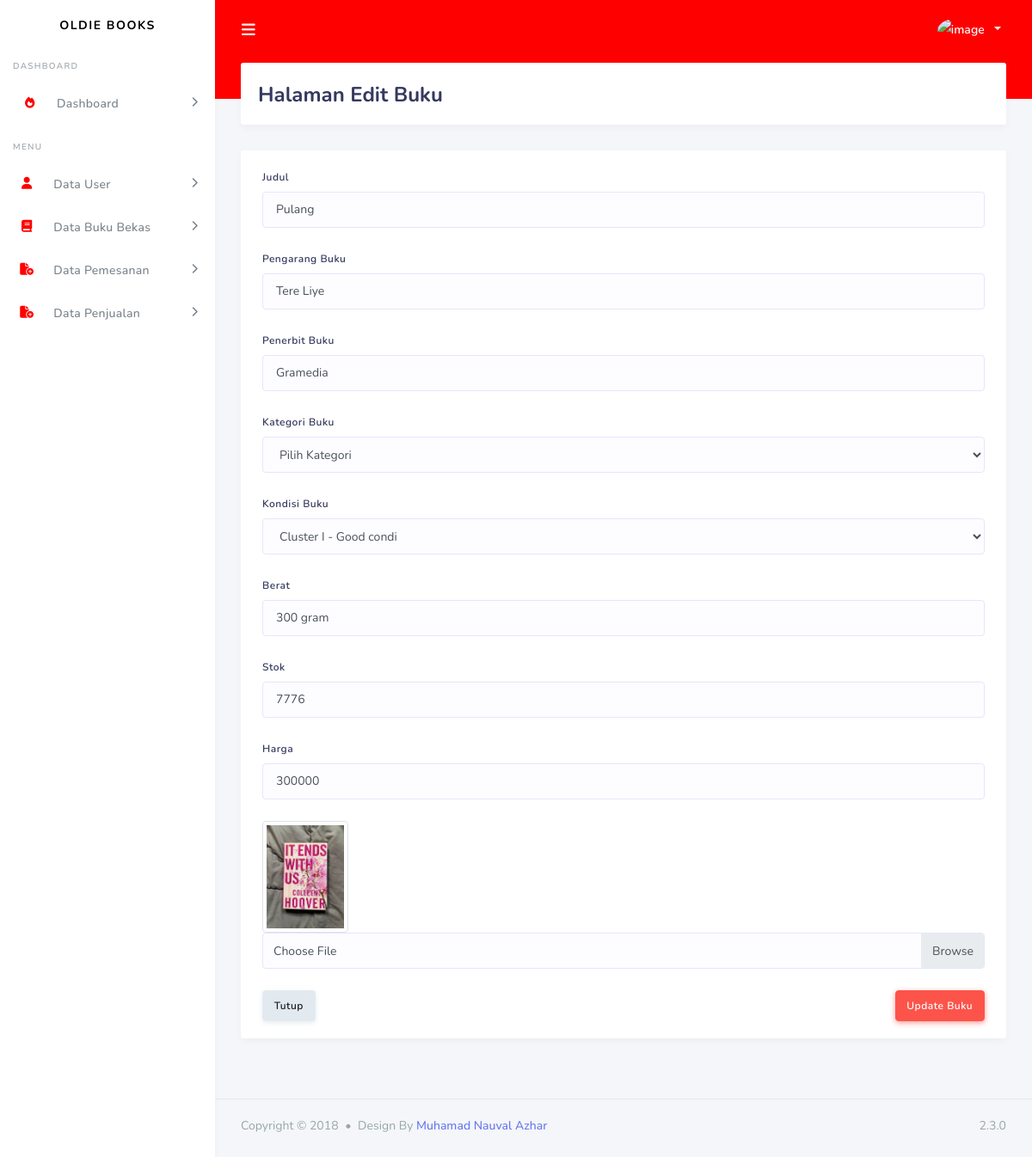
The page /Buku/edit/1 on the database its author committed.
### tables this page shows
CREATE TABLE `buku` (
  `id` int(11) NOT NULL,
  `judul` varchar(100) NOT NULL,
  `pengarang` varchar(100) NOT NULL,
  `kategori` int(11) NOT NULL,
  `kondisi` varchar(100) NOT NULL,
  `penerbit` varchar(100) NOT NULL,
  `stok` int(100) NOT NULL,
  `berat` varchar(100) NOT NULL,
  `harga` int(100) NOT NULL,
  `gambar` varchar(100) NOT NULL
);

### application/controllers/Buku.php (called while the page is built, shortened)
<?php
class Buku extends CI_Controller
{
    public function __construct()
    {
        $this->load->model('Buku_model');
        $this->load->model('Kategori_model');
    }
    function edit($id)
    {
        $data['judul'] = "Halaman Edit Buku";
        $data['user'] = $this->db->get_where('user', ['email' => $this->session->userdata['email']])->row_array();
        $data['buku'] = $this->Buku_model->getById($id);
        $data['kategori'] = $this->Kategori_model->get();
        $this->form_validation->set_rules('judul', 'Judul Buku', 'required', [
            'required' => 'Judul buku wajib diisi'
        ]);
        $this->form_validation->set_rules('pengarang', 'Pengarang Buku', 'required', [
            'required' => 'Pengarang buku wajib diisi'
        ]);
        $this->form_validation->set_rules('penerbit', 'Penerbit Buku', 'required', [
            'required' => 'Penerbit buku wajib diisi'
        ]);
        $this->form_validation->set_rules('kategori', 'Kategori Buku', 'required', [
            'required' => 'Kategori buku Wajib diisi'
        ]);
        $this->form_validation->set_rules('kondisi', 'Kondisi Buku', 'required', [
            'required' => 'Kondisi buku wajib diisi'
        ]);
        $this->form_validation->set_rules('berat', 'Berat Buku', 'required', [
            'required' => 'Berat buku wajib diisi'
        ]);
        $this->form_validation->set_rules('stok', 'Stok Buku', 'required|integer', [
            'required' => 'Stok buku wajib diisi',
            'integer' => 'Stok buku harus angka'
        ]);
        $this->form_validation->set_rules('harga', 'Harga Buku', 'required|integer', [
            'required' => 'Harga buku wajib diisi',
            'integer' => 'Harga buku harus angka'
        ]);
        if ($this->form_validation->run() == false) {
            $this->load->view("layout/header", $data);
            $this->load->view("buku/vw_ubah_buku", $data);
            $this->load->view("layout/footer");
        }
    }
}

### index.php (called while the page is built, shortened)
<?php
require_once BASEPATH.'core/CodeIgniter.php';

### application/models/Buku_model.php (called while the page is built, shortened)
<?php
class Buku_model extends CI_Model
{
    public function getById($id)
    {
        $this->db->Select('b.*,k.kategori as kategori');
        $this->db->from('buku b');
        $this->db->join('kategori k', 'b.kategori=k.id');
        $this->db->where('b.id', $id);
        $query = $this->db->get();
        return $query->row_array();
    }
}

### application/views/buku/vw_ubah_buku.php (the view, shortened to what this page needs)
</div>
<div class="main-content">
    <section class="section">
        <div class="section-header">
            <h1><?php echo $judul; ?></h1>
        </div>
        <div class="row justify-content">
            <div class="col-md-12 ">
                <div class="card">
                    <div class="card-body">
                        <form action="" method="POST" enctype="multipart/form-data">
                            <div class="form-group">
                                <label for="judul">Judul</label>
                                <input type="text" name="judul" value="<?= $buku['judul']; ?>" class="form-control" id="judul" placeholder="Judul">
                            </div>
                            <div class="form-group">
                                <label for="pengarang">Pengarang Buku</label>
                                <input type="text" name="pengarang" value="<?= $buku['pengarang']; ?>" class="form-control" id="pengarang" placeholder="Pengarang">
                            </div>
                            <div class="form-group">
                                <label for="penerbit">Penerbit Buku</label>
                                <input type="text" name="penerbit" value="<?= $buku['penerbit']; ?>" class="form-control" id="penerbit" placeholder="Penerbit">
                            </div>
                            <div class="form-group">
                                <label for="kategori">Kategori Buku</label>
                                <select name="kategori" id="kategori" class="form-control">
                                    <option value="">Pilih Kategori</option>
                                </select>
                            </div>
                            <div class="form-group">
                                <label for="kondisi">Kondisi Buku</label>
                                <select name="kondisi" id="kondisi" class="form-control">
                                    <option value="Cluster I - Good condi" <?php if ($buku['kondisi'] == "Cluster I - Good condi") {
                                                                                echo "selected";
                                                                            } ?>>Cluster I - Good condi</option>
                                </select>
                            </div>
                            <div class="form-group">
                                <label for="berat">Berat</label>
                                <input type="text" name="berat" value="<?= $buku['berat']; ?>" class="form-control" id="berat" placeholder="Berat">
                            </div>
                            <div class="form-group">
                                <label for="stok">Stok</label>
                                <input type="number" name="stok" value="<?= $buku['stok']; ?>" class="form-control" id="stok" placeholder="Stok">
                            </div>
                            <div class="form-group">
                                <label for="harga">Harga</label>
                                <input type="number" name="harga" value="<?= $buku['harga']; ?>" class="form-control" id="harga" placeholder="Harga">
                            </div>
                            <div class="form-group">
                            <img src="<?= base_url('template/assets/img/buku/') . $buku['gambar']; ?>" style="width: 100px;" class="img-thumbnail">
                            <div class="custom-file">
                                <label for="gambar" class="custom-file-label">Choose File</label>
                            </div>
                            </div>
                            <a href="<?= base_url('Buku') ?>" class="btn btn-light">Tutup</a>
                            <button type="submit" name="tambah" class="btn btn-danger float-right">Update
                                Buku</button>
                        </form>
                    </div>
                </div>
            </div>
    </section>
</div>

### rows shown on the page
buku: judul "Pulang", pengarang "Tere Liye", penerbit "Gramedia", kondisi "Cluster I - Good condi", berat "300 gram", stok "7776", harga "300000", gambar (picture)

### other values the page prints
$judul "Halaman Edit Buku"
